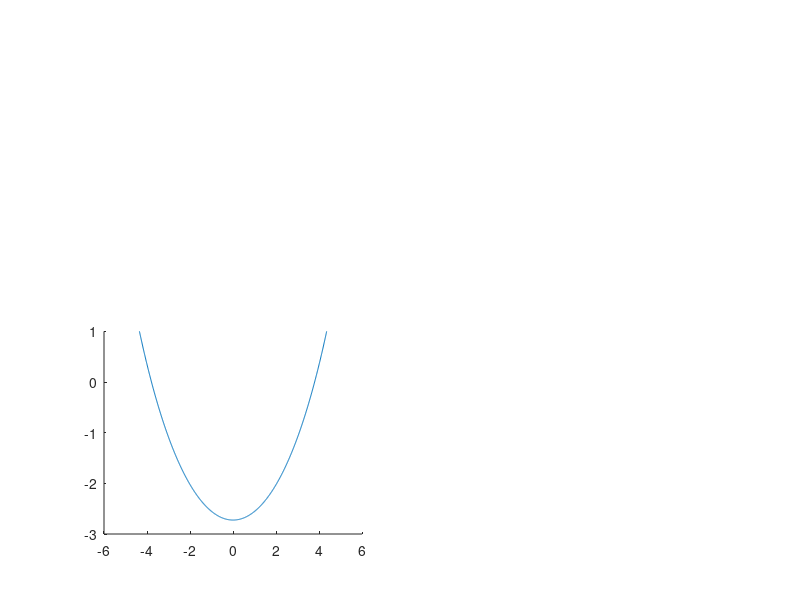

Write MATLAB code to recreate this figure. (Note: this script raises an error after producing the figure.)
clear all
clc
close all

U = 1;
a = 4.2;
c = .8;

xst = (a+((c^2)/a));
yst = (a-((c^2)/a));

ellipse = @(x,y) (x./xst).^2 + (y./yst).^2 - 1;

%Streamline

[X1,Y1] = meshgrid(-10:.1:-.01,-10:.1:10);
gamma1 = -atan2((2*X1.*Y1) , ((X1.^2)-(Y1.^2)-(4*(c^2))));
mu1 = (4*(X1.^2).*(Y1.^2)) + ((4*(c^2))-(X1.^2)+(Y1.^2)).^2;
psi1 = (U/(2*(c^2))) * ((((a^2)+(c^2))*Y1) - (((a^2)-(c^2))*(mu1.^(1/4)).*sin(gamma1./2)));

[X2,Y2] = meshgrid(0:.1:10,-10:.1:10);
gamma2 = atan2((2*X2.*Y2) , ((X2.^2)-(Y2.^2)-(4*(c^2))));
mu2 = (4*(X2.^2).*(Y2.^2)) + ((4*(c^2))-(X2.^2)+(Y2.^2)).^2;
psi2 = (U/(2*(c^2)))*((((a^2)+(c^2))*Y2)-(((a^2)-(c^2))*(mu2.^(1/4)).*sin(gamma2./2)));

[X,Y] = meshgrid(-10:.1:10,-10:.1:10);
psi = [psi1 psi2];
gamma = [gamma1 gamma2];
mu = [mu1 mu2];

%Coefficient of Pressure

%Body

xtop1 = linspace(-xst,-.01,xst*100);
xtop2 = linspace(0,xst,(xst*100)+1);
xtop  = linspace(-xst,xst,2*(xst*100)+1);
ytop1 = sqrt(1-(xtop1/xst).^2)*yst;
ytop2 = sqrt(1-(xtop2/xst).^2)*yst;
ytop  = sqrt(1-(xtop/xst).^2)*yst;

gammatop = [-atan2(2*xtop1.*ytop1,((xtop1.^2)-(ytop1.^2)-4*c^2)) atan2(2*xtop2.*ytop2,((xtop2.^2)-(ytop2.^2)-4*c^2))];
mutop = (4*(xtop.^2).*(ytop.^2))+(4*c^2-xtop.^2+ytop.^2).^2;

u = (U./(2*c^2*mutop.^(1/4))).*((a^2+c^2)*mutop.^(1/4)-(a^2-c^2)*(abs(xtop).*cos(gammatop/2)+ytop.*sin(gammatop/2)));
v = U.*(a^2-c^2)*(ytop.*cos(gammatop/2)-abs(xtop).*sin(gammatop/2))./(2*c^2*mutop.^(1/4));
Cp = 1 - (u.^2 + v.^2)/(U^2);

subplot(2,2,3)
hold on
plot(xtop,Cp)

x = [8 16 64]
for y = [1:3]

    n = x(y)

    for i = [1:n]
        %ith Panel Vertex Angles (ccw)
        angle_i = (360/(2*n)) - (360/n)*(i-1);
        angle_i_1 = (360/(2*n)) - (360/n)*(i);

        %ith Panel Vertex Coordinates
        X_i(i) = xst * cosd(angle_i);
        X_i(i+1) = xst * cosd(angle_i_1);
        Y_i(i) = yst * sind(angle_i);
        Y_i(i+1) = yst * sind(angle_i_1);

        %ith Panel Midpoint
        x_i(i) = (X_i(i+1) + X_i(i))/2;
        y_i(i) = (Y_i(i+1) + Y_i(i))/2;

        %ith Panel Angle(phi) and Normal Angle(beta)
        rise_i = Y_i(i+1) - Y_i(i);
        run_i = X_i(i+1) - X_i(i);
        phi_i(i) = wrapTo360(atan2d(rise_i,run_i));
        beta_i(i) = wrapTo360(phi_i(i) + 90);

        %Placeholder
        p(i,1) =  -U*2*pi*cosd(beta_i(i));

        for j = 1:n
            %jth Panel Vertex Angles (ccw)
            angle_j = (360/(2*n)) - (360/n)*(j-1);
            angle_j_1 = (360/(2*n)) - (360/n)*(j);

            %jth Panel Vertex Coordinates
            X_j(j) = xst * cosd(angle_j);
            X_j(j+1) = xst * cosd(angle_j_1);
            Y_j(j) = yst * sind(angle_j);
            Y_j(j+1) = yst * sind(angle_j_1);

            %jth Panel Angle(phi) and Normal Angle(beta)
            rise_j = Y_j(j+1) - Y_j(j);
            run_j = X_j(j+1) - X_j(j);
            phi_j(j) = wrapTo360(atan2d(rise_j,run_j));
            beta_j(j) = wrapTo360(phi_j(i) + 90);

            %Integration Constants
            A(i,j)  = -(x_i(i) - X_j(j))*cosd(phi_j(j)) - (y_i(i) - Y_j(j))*sind(phi_j(j));
            B(i,j)  = (x_i(i)-X_j(j))^2 + (y_i(i)-Y_j(j))^2;
            C(i,j)  = sind(phi_i(i) - phi_j(j));
            D(i,j)  = (y_i(i)-Y_j(j))*cosd(phi_i(i)) - (x_i(i)-X_j(j))*sind(phi_i(i));
            Sj(i,j) = sqrt((X_j(j+1)-X_j(j))^2 + (Y_j(j+1)-Y_j(j))^2);
            E(i,j)  = sqrt(B(i,j) - A(i,j)^2);

            I(i,j)  = (C(i,j)/2)*log((Sj(i,j)^2+(2*A(i,j)*Sj(i,j))+B(i,j))/B(i,j)) + ((D(i,j)-(A(i,j)*C(i,j)))/E(i,j))*(atan((Sj(i,j)+A(i,j))/E(i,j))-atan(A(i,j)/E(i,j)));        
            if i == j
                I(i,j) = pi;
            end
        end
    end

    %Lambda
    lambda = linsolve(I,p);
    lambdaRatio = lambda./(2*pi*U);



    for i = 1:n
        V(i) = U*sind(beta_i(i));
        for j = 1:n
            if i ~= j
                V(i) = V(i) + (lambda(j)/(2*pi))*((((D(i,j)-A(i,j)*C(i,j))/(2*E(i,j)))*log((Sj(i,j)^2+(2*A(i,j)*Sj(i,j))+B(i,j))/B(i,j))) - C(i,j)*(atan((Sj(i,j)+A(i,j))/E(i,j)) - atan(A(i,j)/E(i,j))));
            end
        end
    end

    Cp_i = 1 - (V/U).^2;
    
    subplot(2,2,3)
    hold on
    plot(x_i,Cp_i,'.')
    title('Cp Distribution')


end

legend('Exact','8','16','64')
hold off

subplot(2,2,1)
hold on
axis equal
fimplicit(ellipse, [-10 10 -10 10],'b');
contour(X,Y,psi,[100])
title('Ellipse and Streamlines for a = 4.2, c = 0.8, and U = 1')
xlabel('x')
ylabel('y')
hold off

subplot(2,2,2)
hold on
axis equal
fimplicit(ellipse, [-10 10 -10 10]);
plot(X_i,Y_i)
plot(x_i,y_i,'k.','MarkerSize',5)
title('Ellipse and Discretization Representation (Panels and Control Points for n = 64)')
xlabel('x')
ylabel('y')
legend('Exact Ellipse','Panels','Control Points')
hold off






